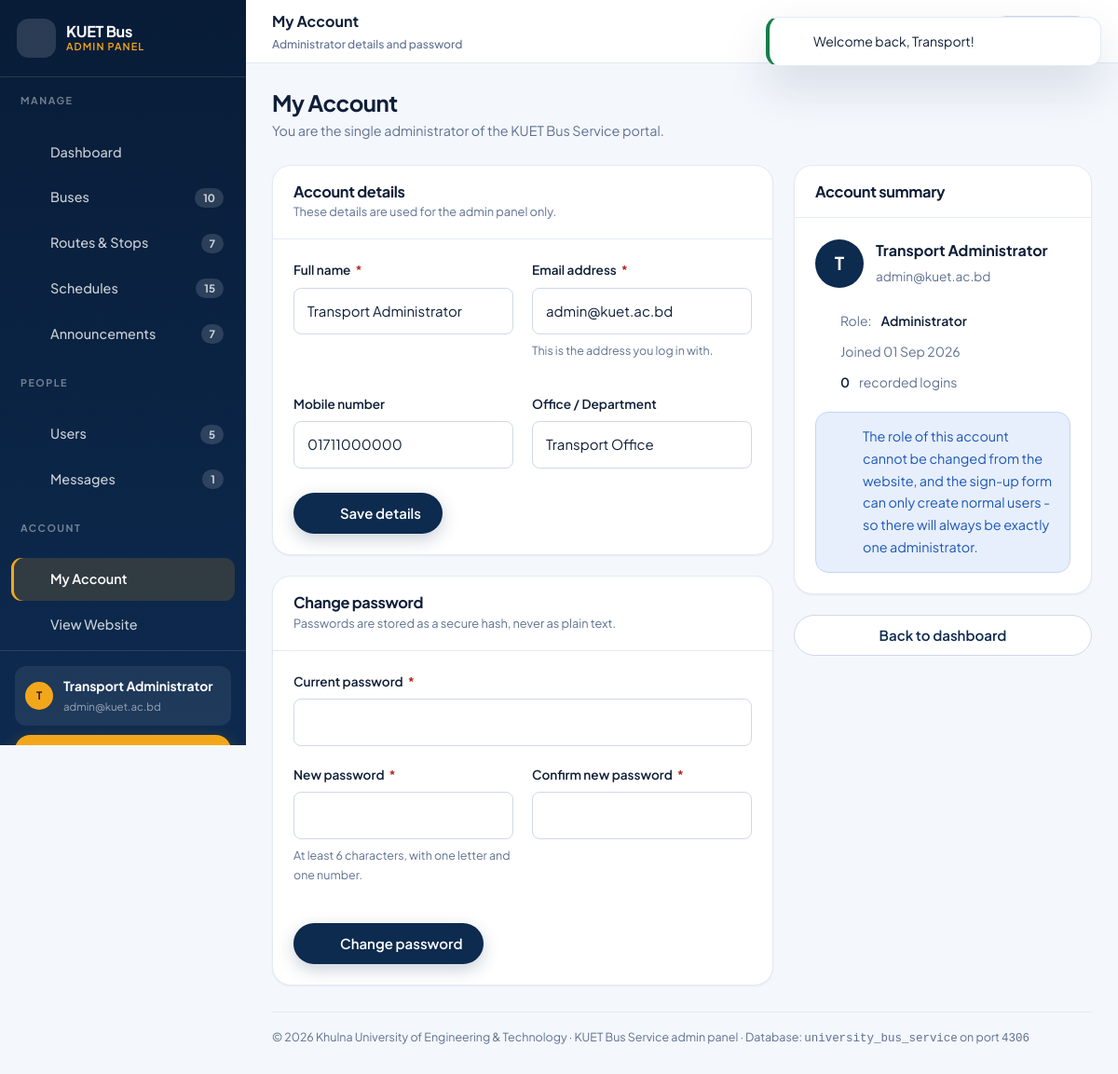
Screenshot of /admin/profile.php (signed in) with the database file from the repository.
### tables this page shows
CREATE TABLE `users` (
    `id`         INT UNSIGNED NOT NULL AUTO_INCREMENT,
    `full_name`  VARCHAR(100)  NOT NULL,
    `email`      VARCHAR(150)  NOT NULL,
    `password`   VARCHAR(255)  NOT NULL,           
    `student_id` VARCHAR(30)       NULL,
    `department` VARCHAR(100)      NULL,
    `phone`      VARCHAR(20)       NULL,
    `role`       ENUM('user','admin') NOT NULL DEFAULT 'user',
    `created_at` TIMESTAMP     NOT NULL DEFAULT CURRENT_TIMESTAMP,
    `updated_at` TIMESTAMP     NOT NULL DEFAULT CURRENT_TIMESTAMP ON UPDATE CURRENT_TIMESTAMP,
    PRIMARY KEY (`id`),
    UNIQUE KEY `uq_users_email` (`email`),
    KEY `idx_users_role` (`role`)
);

### admin/profile.php (the view, shortened to what the rows shown need)
<?php
$adminId = (int) $_SESSION['user_id'];
$account = fetchOne('SELECT * FROM users WHERE id = ?', [$adminId]);
$hasOld  = !empty($_SESSION['old']);
$loginCount = (int) fetchValue(
    'SELECT COUNT(*) FROM activity_logs WHERE user_id = ? AND action = ?',
    [$adminId, 'Login']
);
require_once __DIR__ . '/../includes/admin_header.php';
?>
<div class="admin-head">
    <div>
        <h1>My Account</h1>
    </div>
</div>
<div class="admin-layout">
    <div class="stack" style="gap:22px;">
        <section class="panel">
            <div class="panel__head">
                <div>
                    <h2>Account details</h2>
                </div>
            </div>
            <div class="panel__body">
                <form class="form js-validate" method="post" action="<?= e(url('admin/profile.php')) ?>">
                    <div class="form-row">
                        <div class="field">
                            <label class="field__label" for="full_name">
                                Full name <span class="req" aria-hidden="true">*</span>
                            </label>
                            <input class="input" type="text" id="full_name" name="full_name"
                                   value="<?= e($hasOld ? old('full_name') : $account['full_name']) ?>"
                                   data-label="Full name" data-rule-required
                                   data-rule-min="3" data-rule-max="100" required>
                        </div>
                        <div class="field">
                            <label class="field__label" for="email">
                                Email address <span class="req" aria-hidden="true">*</span>
                            </label>
                            <input class="input" type="email" id="email" name="email"
                                   value="<?= e($hasOld ? old('email') : $account['email']) ?>"
                                   data-label="Email address" data-rule-required data-rule-email required>
                            <p class="field__hint">This is the address you log in with.</p>
                        </div>
                    </div>
                    <div class="form-row">
                        <div class="field">
                            <label class="field__label" for="phone">Mobile number</label>
                            <input class="input" type="tel" id="phone" name="phone"
                                   value="<?= e($hasOld ? old('phone') : (string) $account['phone']) ?>"
                                   placeholder="01712345678"
                                   data-label="Mobile number" data-rule-phone>
                        </div>
                        <div class="field">
                            <label class="field__label" for="department">Office / Department</label>
                            <input class="input" type="text" id="department" name="department"
                                   value="<?= e($hasOld ? old('department') : (string) $account['department']) ?>"
                                   data-label="Department" data-rule-max="100">
                        </div>
                    </div>
                </form>
            </div>
        </section>
        <section class="panel">
            <div class="panel__head">
                <div>
                    <h2>Change password</h2>
                </div>
            </div>
        </section>
    </div>
    <div class="stack" style="gap:22px;">
        <section class="panel">
            <div class="panel__head"><h2>Account summary</h2></div>
            <div class="panel__body">
                <div class="cluster mb-3" style="gap:13px;flex-wrap:nowrap;">
                    <span class="nav-user__avatar" style="width:52px;height:52px;font-size:1.2rem;">
                        <?= e(strtoupper(mb_substr($account['full_name'], 0, 1))) ?>
                    </span>
                    <span>
                        <b style="display:block;"><?= e($account['full_name']) ?></b>
                        <span class="text-muted" style="font-size:.85rem;"><?= e($account['email']) ?></span>
                    </span>
                </div>
                <ul class="meta-list" style="margin:0;">
                    <li><?= icon('shield') ?> Role: <strong>Administrator</strong></li>
                    <li><?= icon('calendar') ?> Joined <?= e(dateText($account['created_at'])) ?></li>
                    <li><?= icon('login') ?> <strong><?= e($loginCount) ?></strong> recorded logins</li>
                </ul>
            </div>
        </section>
    </div>
</div>
<?php
require_once __DIR__ . '/../includes/admin_footer.php';
?>

### includes/admin_header.php (shortened to what the rows shown need)
<?php
$admin        = currentUser();
?>
<!doctype html>
<html lang="en">
<head>
    <link rel="stylesheet" href="<?= e(asset('assets/css/style.css')) ?>">
    <link rel="stylesheet" href="<?= e(asset('assets/css/admin.css')) ?>">
    <link rel="stylesheet" href="<?= e(asset('assets/css/responsive.css')) ?>">
</head>
<body class="admin-body">
<div class="admin">
    <aside class="admin-side" id="adminSide" aria-label="Admin navigation">
        <div class="admin-side__foot">
            <div class="admin-side__user">
                <span class="nav-user__avatar" aria-hidden="true">
                    <?= e(strtoupper(mb_substr($admin['full_name'], 0, 1))) ?>
                </span>
                <span>
                    <b><?= e($admin['full_name']) ?></b>
                    <span><?= e($admin['email']) ?></span>
                </span>
            </div>
        </div>
    </aside>
    <div class="admin__main">
        <main class="admin__content" id="adminMain">

### rows the page displays
users: full_name "T", full_name "Transport Administrator", email "admin@kuet.ac.bd", phone "01711000000", department "Transport Office", created_at "01 Sep 2026"

### other values shown
UNIVERSITY_SHORT "KUET"
$group "MANAGE"
$item['label'] "Dashboard"
$item['label'] "Buses"
$item['count'] "10"
$item['label'] "Routes & Stops"
$item['count'] "7"
$item['label'] "Schedules"
$item['count'] "15"
$item['label'] "Announcements"
$group "PEOPLE"
$item['label'] "Users"
$item['count'] "5"
$item['label'] "Messages"
$item['count'] "1"
